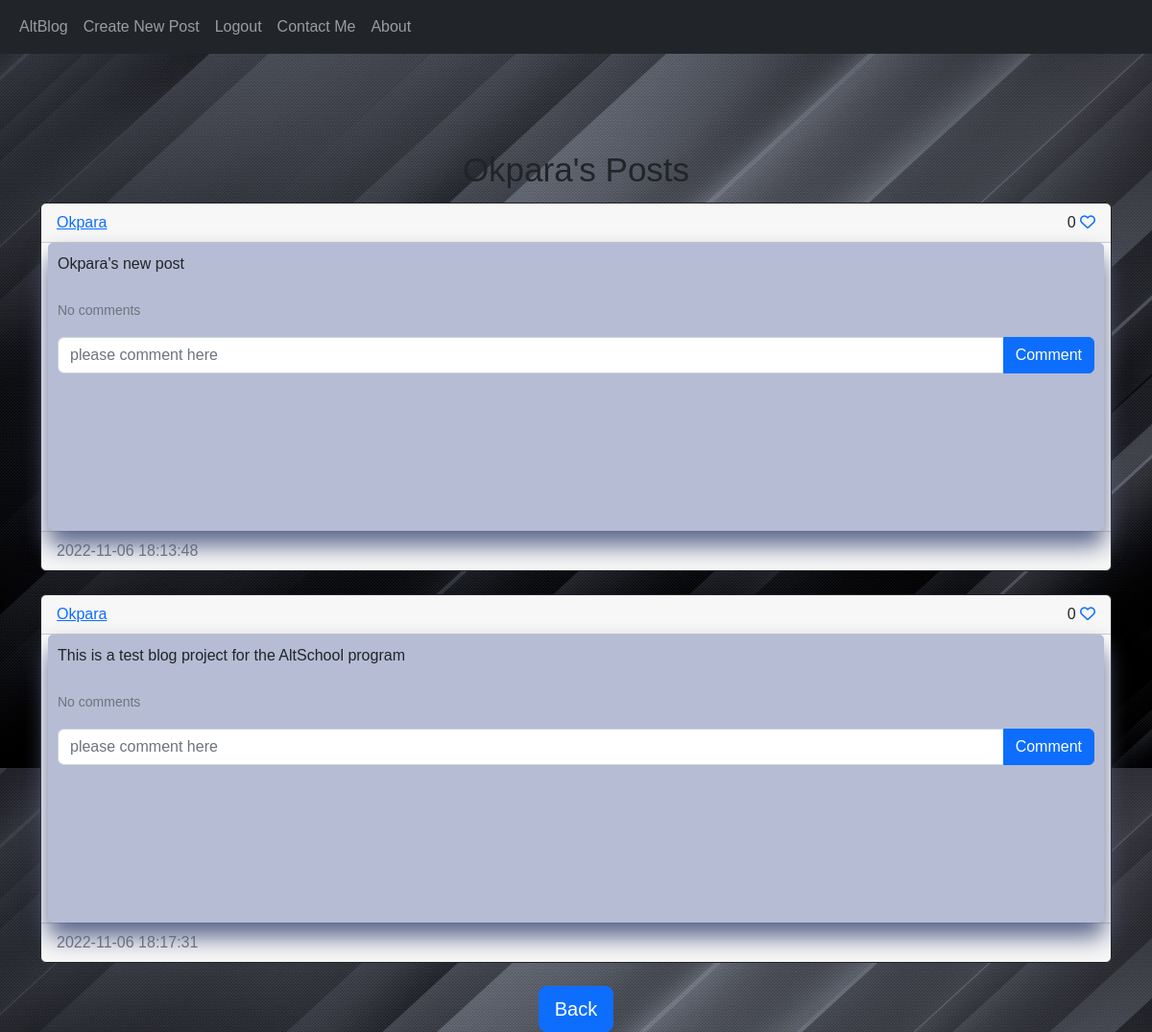
The page /posts/Okpara (signed in) on the database its author committed.
### BLogSite/models.py (models this page shows)
class User(db.Model, UserMixin):
    id = db.Column(db.Integer, primary_key=True)
    email = db.Column(db.String(100), unique=True)
    username = db.Column(db.String(100), unique=True)
    password = db.Column(db.String(100))
    first_name = db.Column(db.String)
    last_name = db.Column(db.String)
    date_created = db.Column(db.DateTime(timezone=True), default=func.now())
    posts = db.relationship("Post", backref="user", passive_deletes=True)
    comments = db.relationship("Comment", backref="user", passive_deletes=True)
    likes = db.relationship("Like", backref="user", passive_deletes=True)

class Post(db.Model):
    id = db.Column(db.Integer, primary_key=True)
    text = db.Column(db.Text, nullable=False)
    date_created = db.Column(db.DateTime(timezone=True), default=func.now())
    author = db.Column(db.Integer, db.ForeignKey("user.id", ondelete="CASCADE"), nullable=False)
    comments = db.relationship("Comment", backref="post", passive_deletes=True)
    likes = db.relationship("Like", backref="post", passive_deletes=True)

### BLogSite/views.py (the view)
@views.route("/posts/<username>")
@login_required
def posts(username):
    user = User.query.filter_by(username=username).first()
    if not user:
        flash("No user with the username exists.", category="error")
        return redirect(url_for("views.home"))
    posts = user.posts
    return render_template("posts.html", user=current_user, posts=posts, username=username)

### BLogSite/__init__.py (called while the page is built)
def create_app():  # important when creating a flask app
    app = Flask(__name__)
    app.config['SECRET_KEY'] = "HelloThere"
    app.config['SQLALCHEMY_DATABASE_URI'] = f'sqlite:///{DB_NAME}'
    db.init_app(app)
    from .views import views
    from .authe import authe
    app.register_blueprint(views, url_prefix="/")
    app.register_blueprint(authe, url_prefix="/")
    from .models import User, Post, Comment, Like
    login_manager = LoginManager()
    login_manager.login_view = "authe.login"
    login_manager.init_app(app)
    @login_manager.user_loader
    def load_user(id):
        return User.query.get(int(id))
    create_database(app)
    return app

### BLogSite/templates/posts.html (shortened to what this page needs)
{% extends "posts_div.html" %}
{% block header %} {{username}}'s Posts {% endblock %}
{% block footer %}
<link rel="stylesheet" href="{{url_for('static', filename='post.css')}}">
 <div align="center">
       <a href="/home">
           <button type="button" class="btn btn-primary btn-lg">Back</button>
       </a>
    </div>
{% endblock %}

### BLogSite/templates/posts_div.html (shortened to what this page needs)
{% extends "base.html" %}
{% block content %}
<link rel="stylesheet" href="{{url_for('static', filename='post.css')}}">
<h1 align="center">{% block header %}Posts{% endblock %}</h1>
<div id="posts">
{% for post in posts %}
    <div class="card border-dark">
        <div class="card-header d-flex justify-content-between align-items-center">
            <a href="/posts/{{post.user.username}}">{{post.user.username}}</a>
            <div>
                {{post.likes|length}}
                {% if user.id in post.likes|map(attribute="author")|list %}
                <a href="/like-post/{{post.id}}"><i class="fa-solid fa-heart"></i></a>
                {%else%}
                <a href="/like-post/{{post.id}}"><i class="fa-regular fa-heart"></i></a>
                {%endif%}
            </div>
        </div>
            <div class="card-body">
                <div class="card-text">{{post.text}}</div>
                <br>
                <p class="card-text">
                    {% if post.comments|length > 0 %}
                        <a data-bs-toggle="collapse" href="#comments-{{post.id}}" role="button">
                            <small>View {{post.comments|length}} Comments</small>
                        </a>
                    {% else %}
                    <small class="text-muted">No comments</small>
                    {%endif%}
                </p>
                <form class="input-group mb-3" method="POST" action="/create-comment/{{post.id}}">
                    <input type="text" id="text" name="text" class="form-control" placeholder="please comment here" />
                    <button type="submit" class="btn btn-primary">Comment</button>
                </form>
            </div>
        <div class="card-footer text-muted">{{post.date_created}}</div>
    </div>
    <br>
{% endfor %}
</div>
{% block footer %}{% endblock %}
{% endblock %}

### BLogSite/static/post.css (style rules this page uses)
body { margin: 0; padding: 0; background: url(pic4.jpg); background-position: center; background-size: cover; height: 100vh; font-family: sans-serif; }
.card-body { margin-right: auto; margin-left: auto; width: 1100px; box-shadow: 0 15px 25px rgba(90, 101, 139); height: 300px; border-radius: 5px; backdrop-filter: blur(14px); padding: 10px; background: rgb(181, 188, 212) }
h1 { margin: 10px; padding: 0px 0px 3px; text-align: center; font-size: 35px; }

### rows shown on the page
User: username "Okpara"
Post: user.username "Okpara", likes|length "0", text "Okpara's new post", date_created "2022-11-06 18:13:48"
Post: user.username "Okpara", likes|length "0", text "This is a test blog project for the AltSchool program", date_created "2022-11-06 18:17:31"
